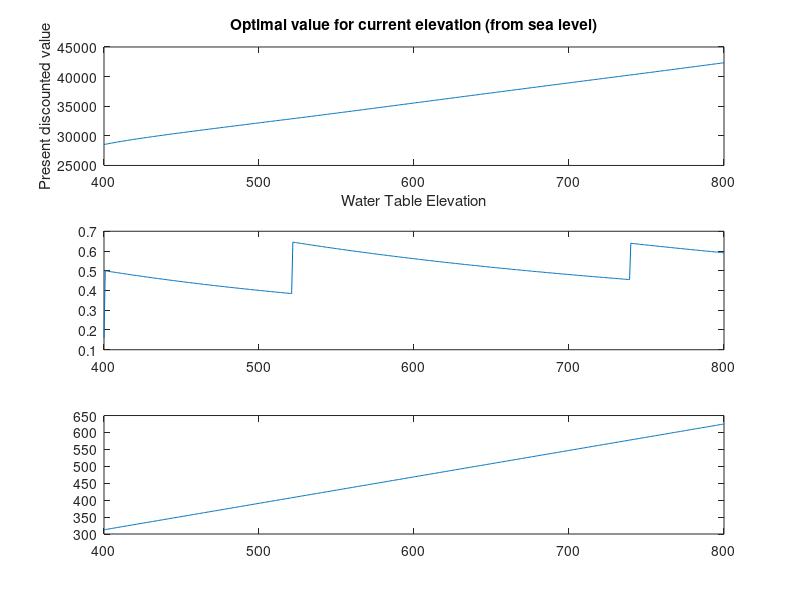

This figure's MATLAB source:
clear all;
close all;
clc;

tic
beta = .96;   % discount factor
r=1   %average rain
k=-.89  %Slope of demand curve
g=1.48  %Intercept of demand curve
c0=.1664   %fixed pump cost
c1=-.0001664  %variable pump cost
A= 625    %Area of aquifer
rec=40    %Aquifer Recharge
S=.17   %Storitivity
re=.2   %percent returned irrigation water


% maximum capital possible in this model
max_k = 800;
min_k = 400;
alpha=@(x) (x/max_k )*A

% Gamma is the choice set for next period's capital given current capital
% holdings (x). We will use Gamma(x) to compute the return function to make
% sure our choice for next period's capital is feasible. I.e. y <= Gamma(x)

Gamma = @(x) x + (1/(A*S))*rec;

u1 = @(w,x)  (((((r+w).^2)./2.*k) - ((g.*(r+w))./k) - (c0+c1.*x)*w)).*alpha(x) + A-alpha(x).*((r.^2)/(2.*k.* - (g.*r)./k)) ; % profit from water pumped (1 period)
%u2= @(x)  (r.^2)/2.*k.*alpha - (g.*r)./k  dyrland only

%w=[0:.01:1]  %test of value function;;
%x=100;
%u1(w,x);
%plot(w,ans);


%% Value function iteration parameters
tol = 1e-4; % convergence tolerance
maxit = 1000; % maximum number of loop iterations

n =500; % n specifies how fine our grid of capital holdings will be
X = linspace(min_k,max_k,n); % an evenly spaced grid

% pre-compute the return function on the entire grid of states and possible
% choice variables.
R = NaN(n,n);
for i = 1:n % loop over the capital states;
    x = X(i);
    for j = 1:n % loop over next period's capital states;
        y = X(j);
        
        R(i,j) = -Inf; % set the default return to negative infinity
        
        % check to see if next period's capital choice is feasible
        if(y <= Gamma(x)&&y>= min_k && y<= max_k);
            % if so, set the appropriate return
            R(i,j) = u1( ((y-x).*(A.*S) - rec)./((re-1).*alpha(x)),x);% This is implicitly u1(w,x), where w is the difference between the hights in current and future correcting for storitivity and area, recharge, returned irrigation water
            wp(i,j)= ((y-x).*(A.*S) - rec)./((re-1).*alpha(x));
        end
    end

end


%% Value function iteration loop
v = zeros(n,1); % initialize value function "guess" to zeros
tv = v; % pre-allocate space for the updated value function

% loop until either we converge or we hit the maximum number of iterations
for i=1:maxit
    % loop over all possible capital states
    for j=1:n
        % use the bellman mapping T(v) to map v into tv
        [tv(j) I(j)] = max(R(j,:) + beta * v');
        
       % policy(1,j)= wp(j,I(j));
    end
    
    % compute the "distance" between the old and new value functions
    diff = max(abs(tv - v));
    fprintf('Iteration %3d: %.6f\n',i,diff);

    % check for convergence
    if(diff < tol);
        fprintf('Value function iteration has converged.\n');
        break;
    end
    
    % update the old value function values with the new ones
    v = tv;
    
end

%Recover the policy function
for b=1:n;
    
    policy(1,b)=wp(b,I(b));
    
end;


%% Show the results
subplot (3, 1, 1);
plot(X,v); % plot results
title('Optimal value for current elevation (from sea level)');
xlabel('Water Table Elevation');
ylabel('Present discounted value');

subplot (3, 1, 2);
plot(X,policy)

subplot (3, 1, 3)
plot(X,alpha(X))

toc/60






